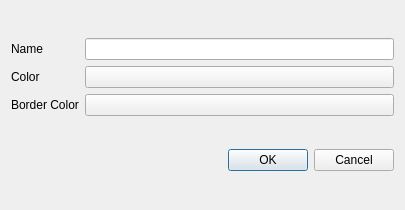
<?xml version="1.0" encoding="UTF-8"?>
<ui version="4.0">
 <class>DialogNewExtraction</class>
 <widget class="QDialog" name="DialogNewExtraction">
  <property name="geometry">
   <rect>
    <x>0</x>
    <y>0</y>
    <width>405</width>
    <height>210</height>
   </rect>
  </property>
  <property name="windowTitle">
   <string>New Extraction Layer</string>
  </property>
  <layout class="QVBoxLayout" name="verticalLayout">
   <item>
    <layout class="QGridLayout" name="gridLayout">
     <item row="1" column="1">
      <widget class="QtColorPicker" name="colorPicker">
       <property name="sizePolicy">
        <sizepolicy hsizetype="Expanding" vsizetype="Fixed">
         <horstretch>0</horstretch>
         <verstretch>0</verstretch>
        </sizepolicy>
       </property>
       <property name="text">
        <string/>
       </property>
      </widget>
     </item>
     <item row="0" column="0">
      <widget class="QLabel" name="label">
       <property name="text">
        <string>Name</string>
       </property>
      </widget>
     </item>
     <item row="0" column="1">
      <widget class="QLineEdit" name="lineEditName"/>
     </item>
     <item row="2" column="1">
      <widget class="QtColorPicker" name="borderColorPicker">
       <property name="sizePolicy">
        <sizepolicy hsizetype="Expanding" vsizetype="Fixed">
         <horstretch>0</horstretch>
         <verstretch>0</verstretch>
        </sizepolicy>
       </property>
       <property name="text">
        <string/>
       </property>
      </widget>
     </item>
     <item row="2" column="0">
      <widget class="QLabel" name="label_3">
       <property name="text">
        <string>Border Color</string>
       </property>
      </widget>
     </item>
     <item row="1" column="0">
      <widget class="QLabel" name="label_2">
       <property name="text">
        <string>Color</string>
       </property>
      </widget>
     </item>
    </layout>
   </item>
   <item>
    <widget class="QDialogButtonBox" name="buttonBox">
     <property name="orientation">
      <enum>Qt::Horizontal</enum>
     </property>
     <property name="standardButtons">
      <set>QDialogButtonBox::Cancel|QDialogButtonBox::Ok</set>
     </property>
    </widget>
   </item>
  </layout>
 </widget>
 <customwidgets>
  <customwidget>
   <class>QtColorPicker</class>
   <extends>QPushButton</extends>
   <header location="global">qtcolorpicker.h</header>
  </customwidget>
 </customwidgets>
 <resources/>
 <connections>
  <connection>
   <sender>buttonBox</sender>
   <signal>accepted()</signal>
   <receiver>DialogNewExtraction</receiver>
   <slot>accept()</slot>
   <hints>
    <hint type="sourcelabel">
     <x>248</x>
     <y>254</y>
    </hint>
    <hint type="destinationlabel">
     <x>157</x>
     <y>274</y>
    </hint>
   </hints>
  </connection>
  <connection>
   <sender>buttonBox</sender>
   <signal>rejected()</signal>
   <receiver>DialogNewExtraction</receiver>
   <slot>reject()</slot>
   <hints>
    <hint type="sourcelabel">
     <x>316</x>
     <y>260</y>
    </hint>
    <hint type="destinationlabel">
     <x>286</x>
     <y>274</y>
    </hint>
   </hints>
  </connection>
 </connections>
</ui>
